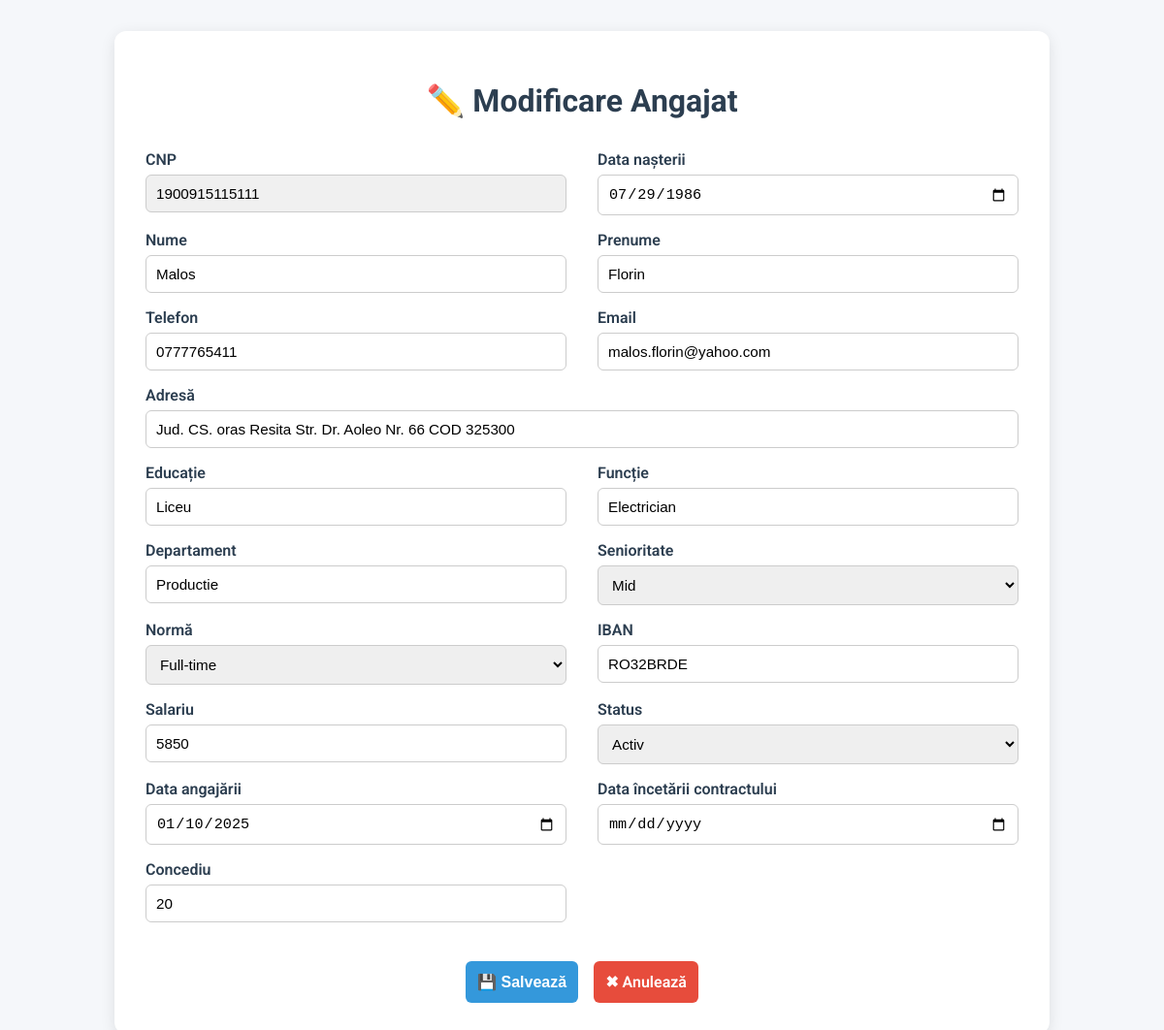
Screenshot of /modifica/1900915115111 (signed in) with the database file from the repository.
### tables this page shows
CREATE TABLE angajati(
            /*Indentificare personala*/
            cnp TEXT PRIMARY KEY,
            nume TEXT NOT NULL,
            prenume TEXT NOT NULL,
            data_nasterii DATE,
            varsta INTEGER NOT NULL CHECK (varsta >= 18),
            gen TEXT CHECK (gen IN('M', 'F', 'Altul')),
            nationalitate TEXT NOT NULL,
            stare_civila TEXT,
            nr_copii INTEGER DEFAULT 0,
            
            /*Date de contact*/
            telefon TEXT,
            adresa_email TEXT,
            adresa_domiciliu TEXT NOT NULL,
            
            /*Educatie si certificari*/
            nivel_educatie TEXT,
            certificari TEXT,
            
            /*Date contractuale*/
            nr_contract TEXT,
            tip_contract TEXT NOT NULL CHECK(tip_contract IN('determinat', 'nedeterminat', 'internship')),
            functie TEXT NOT NULL,
            pozitie_companie TEXT,
            departament TEXT NOT NULL,
            senioritate TEXT NOT NULL CHECK (senioritate IN('junior', 'mid', 'senior')),
            norma TEXT NOT NULL CHECK (norma IN ('Full-time', 'Part-time')),
            data_angajare DATE,
            data_incetare_contract DATE,
            
            /*Date financiare*/
            iban TEXT,
            salariu INTEGER NOT NULL CHECK (salariu >= 4050),
            bonusuri REAL DEFAULT 0,
            
            /*Concedii*/
            concediu_total INTEGER DEFAULT 20,
            concediu_ramas INTEGER DEFAULT 20,
            medicale INTEGER DEFAULT 0,
            
            /* Status si altele */
            status_angajat TEXT DEFAULT 'Activ' CHECK (status_angajat IN('Activ', 'Inactiv', 'Suspendat')),
            observatii TEXT 
            );

### app/routes.py (the view, shortened to what this page needs)
@routes.route('/modifica/<cnp>', methods=['GET', 'POST'])
@login_required
def formular_modificare(cnp):
    conn = sqlite3.connect('angajati.db')
    conn.row_factory = sqlite3.Row
    cursor = conn.cursor()
    cursor.execute("SELECT * FROM angajati WHERE cnp = ?", (cnp,))
    angajat = cursor.fetchone()
    if not angajat:
        conn.close()
        return "Angajatul nu a fost găsit", 404
    conn.close()
    return render_template('modifica.html', angajat=angajat)

### app/funct.py (called while the page is built)
def login_required(f):
    @wraps(f)
    def wrapper(*args, **kwargs):
        if 'username' not in session or session['username'] != 'admin':
            return redirect(url_for('routes.login'))
        return f(*args, **kwargs)
    return wrapper

### templates/modifica.html (shortened to what this page needs)
<!DOCTYPE html>
<html lang="ro">
<head>
</head>
<body>
    <div class="container">
        <h1>✏️ Modificare Angajat</h1>
        <form method="POST">
            <div>
                <label>CNP</label>
                <input type="text" value="{{ angajat['cnp'] }}" readonly>
            </div>
            <div>
                <label>Data nașterii</label>
                <input type="date" name="data_nasterii" value="{{ angajat['data_nasterii'] }}">
            </div>
            <div>
                <label>Nume</label>
                <input type="text" name="nume" value="{{ angajat['nume'] }}" required>
            </div>
            <div>
                <label>Prenume</label>
                <input type="text" name="prenume" value="{{ angajat['prenume'] }}" required>
            </div>
            <div>
                <label>Telefon</label>
                <input type="text" name="telefon" value="{{ angajat['telefon'] }}">
            </div>
            <div>
                <label>Email</label>
                <input type="email" name="adresa_email" value="{{ angajat['adresa_email'] }}">
            </div>
            <div class="full-width">
                <label>Adresă</label>
                <input type="text" name="adresa_domiciliu" value="{{ angajat['adresa_domiciliu'] }}">
            </div>
            <div>
                <label>Educație</label>
                <input type="text" name="nivel_educatie" value="{{ angajat['nivel_educatie'] }}">
            </div>
            <div>
                <label>Funcție</label>
                <input type="text" name="functie" value="{{ angajat['functie'] }}">
            </div>
            <div>
                <label>Departament</label>
                <input type="text" name="departament" value="{{ angajat['departament'] }}">
            </div>
            <div>
                <label>Senioritate</label>
                <select name="senioritate" required>
                    <option value="mid" {% if angajat['senioritate']=="mid" %}selected{% endif %}>Mid</option>
                </select>
            </div>
            <div>
                <label>Normă</label>
                <select name="norma" required>
                    <option value="Full-time" {% if angajat['norma']=="Full-time" %}selected{% endif %}>Full-time</option>
                </select>
            </div>
            <div>
                <label>IBAN</label>
                <input type="text" name="iban" value="{{ angajat['iban'] }}">
            </div>
            <div>
                <label>Salariu</label>
                <input type="number" name="salariu" value="{{ angajat['salariu'] }}" required>
            </div>
            <div>
                <label>Status</label>
                <select name="status_angajat" required>
                    <option value="Activ" {% if angajat['status_angajat']=="Activ" %}selected{% endif %}>Activ</option>
                </select>
            </div>
            <div>
                <label>Data angajării</label>
                <input type="date" name="data_angajare" value="{{ angajat['data_angajare'] }}">
            </div>
            <div>
                <label>Data încetării contractului</label>
                <input type="date" name="data_incetare_contract" value="{{ angajat['data_incetare_contract'] }}">
            </div>
            <div>
                <label>Concediu</label>
                <input type="text" name="concediu_total" value="{{ angajat['concediu_total'] }}">
            </div>
            <div class="btns">
                <button type="submit" class="btn btn-save">💾 Salvează</button>
                <a href="{{ url_for('routes.afisare_angajati') }}" class="btn btn-cancel">✖ Anulează</a>
            </div>
        </form>
    </div>
</body>
</html>

### templates/modifica.html (style rules this page uses)
body { background: #f5f7fa; font-family: 'Roboto', sans-serif; margin: 0; padding: 2rem; }
.container { max-width: 900px; margin: 0 auto; background: #fff; padding: 2rem; border-radius: 12px; box-shadow: 0 4px 15px rgba(0,0,0,0.1); }
h1 { text-align: center; margin-bottom: 2rem; color: #2c3e50; }
form { display: grid; grid-template-columns: repeat(2, 1fr); gap: 1rem 2rem; }
label { font-weight: 600; margin-bottom: 6px; display: block; color: #2c3e50; }
input, select { width: 100%; padding: 10px; border: 1px solid #ccc; border-radius: 6px; font-size: 0.95rem; box-sizing: border-box; }
input[readonly] { background: #f0f0f0; cursor: not-allowed; }
.full-width { grid-column: span 2; }
.btn { margin-top: 1.5rem; padding: 12px; border: none; border-radius: 6px; font-size: 1rem; font-weight: 600; cursor: pointer; transition: 0.3s; }
.btn-save { background: #3498db; color: #fff; }
.btn-cancel { background: #e74c3c; color: #fff; text-decoration: none; display: inline-block; text-align: center; }
.btns { grid-column: span 2; display: flex; justify-content: center; gap: 1rem; }

### rows the page displays
angajati: cnp "1900915115111", data_nasterii "07/29/1986", nume "Malos", prenume "Florin", telefon "0777765411", adresa_email "malos.florin@yahoo.com", adresa_domiciliu "Jud. CS. oras Resita Str. Dr. Aoleo Nr. 66 COD 325300", nivel_educatie "Liceu", functie "Electrician", departament "Productie", senioritate "Mid", norma "Full-time", iban "RO32BRDE", salariu "5850", status_angajat "Activ", data_angajare "01/10/2025", concediu_total "20"
